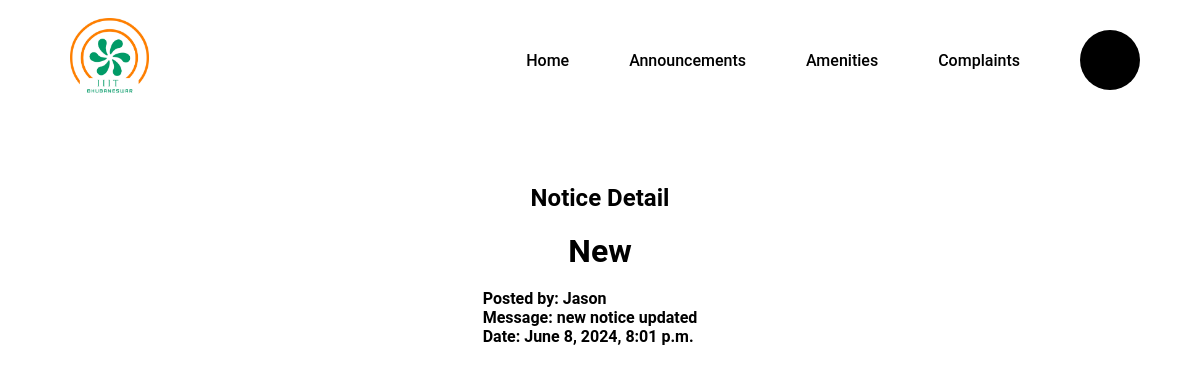
The app's page /student/notice/5/ with its own data.
### users/models.py (models this page shows, shortened)
class Notice(models.Model):
    subject = models.CharField(max_length=255)
    message = models.TextField()
    posted_by = models.ForeignKey(User, on_delete=models.CASCADE)
    date_posted = models.DateTimeField(auto_now_add=True)

### users/views.py (the view)
# urls.py: path('student/notice/<int:pk>/', views.student_notice_detail, name='student_notice_detail'),
def student_notice_detail(request, pk):
    notice = get_object_or_404(Notice, pk=pk)
    return render(request, 'student_notice_detail.html', {'notice': notice})

### users/context_processors.py (called while the page is built)
def cloak_room_settings(request):
    settings = CloakRoomSettings.objects.first()
    return {
        'settings': settings
    }

### users/templates/student_notice_detail.html (shortened to what this page needs)
{% extends 'base.html' %}
{% block content %}
{% load static %}
<link rel="stylesheet" href="{% static 'css/noticeboard.css' %}">
<div class="container mt-4">
    <h2 class="text-center">Notice Detail</h2>
    <header>
        <h1 class="text-center">{{ notice.subject|capfirst }}</h1>
    </header>
    <br>
    <div class="notice-details d-flex justify-content-center">
        <div class="content-container">
            <div class="detail-row">
                <div class="label text-center">Posted by: {{ notice.posted_by.username|capfirst }}</div>
            </div>
            <div class="detail-row">
                <div class="label text-center">Message: {{ notice.message }}</div>
            </div>
            <div class="detail-row">
                <div class="label text-center">Date: {{ notice.date_posted }}</div>
            </div>
        </div>
    </div>
</div>
{% endblock %}

### static/css/dashboard_styles.css (style rules this page uses)
* { margin: 0; padding: 0; box-sizing: border-box; }
body { font-family: 'Roboto', sans-serif; }

### static/css/noticeboard.css (style rules this page uses)
.container { margin-top: 4rem; }
h2 { text-align: center; margin-bottom: 20px; }
.text-center { text-align: center; }
.mt-4 { margin-top: 4rem !important; }
.d-flex { display: flex; }
.justify-content-center { justify-content: center; }
.notice-details { display: grid; grid-template-columns: auto auto; gap: 10px 20px; justify-content: center; text-align: center; }
.detail-row { display: contents; }
.label { font-weight: bold; text-align: left; }

### records on screen
Notice: subject "New", posted_by.username "Jason", message "new notice updated", date_posted "June 8, 2024, 8:01 p.m."
